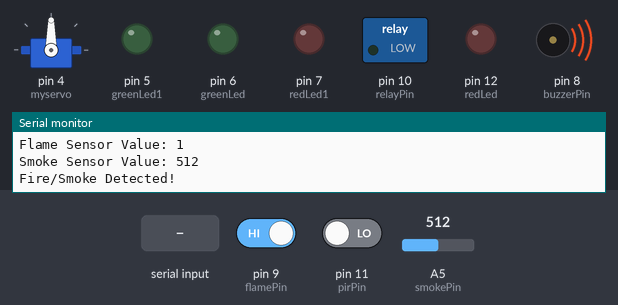
A sketch run on a simulated Arduino Uno, built with avr-gcc and run on an emulated ATmega328P. On the bench: servo, switched loads named in the sketch (green lamp = pin HIGH), output pins drawn as LEDs (lit = HIGH), buzzer (waves = sounding, pin HIGH), the last lines printed to the serial monitor. Inputs (shaded band) come from the test bench; at power-on: pin 11 (pirPin) LOW, A5 (smokePin) = 512, pin 9 (flamePin) HIGH.

Above: at 1.2 s.
1.3 s: pin 11 (pirPin) driven HIGH
At 3.2 s:
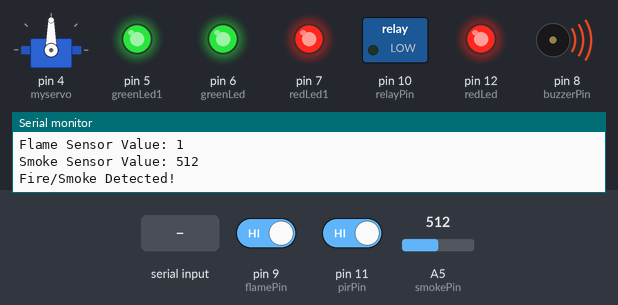
3.5 s: "1\n" received over Serial
At 4.8 s:
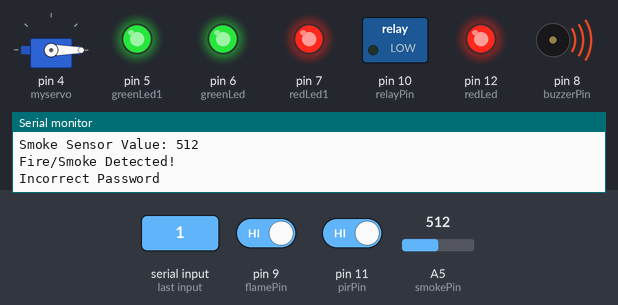
5.7 s: A5 (smokePin) set to 491
At 8.2 s:
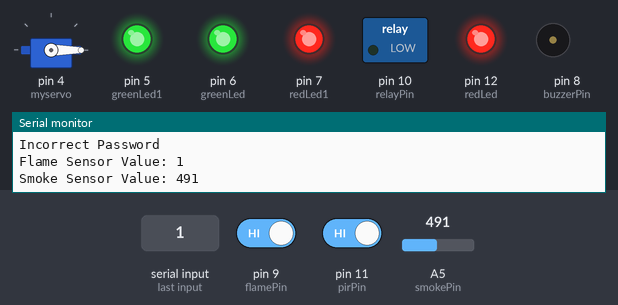
8.7 s: pin 11 (pirPin) driven LOW
At 9.9 s:
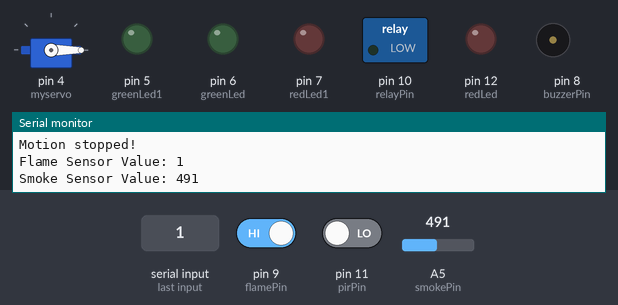
10.8 s: pin 9 (flamePin) driven LOW
At 13.1 s:
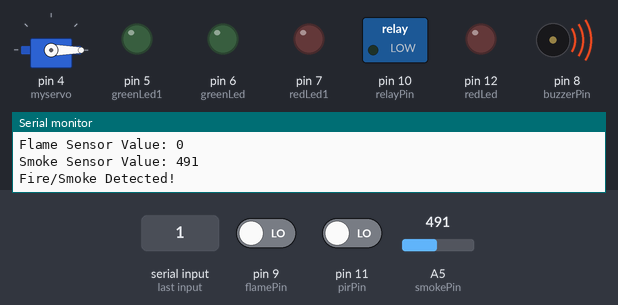
13.4 s: pin 9 (flamePin) driven HIGH
At 15.0 s:
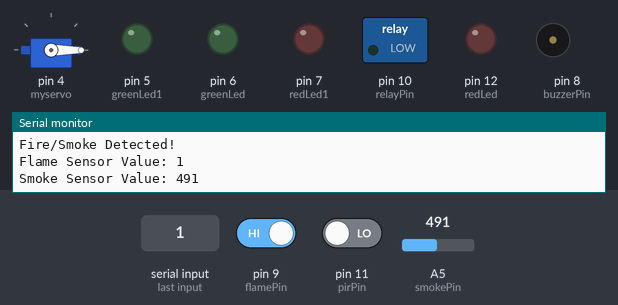
Timing chart, 0 to 16.5 s (numbered marks = the images above; inputs shaded):
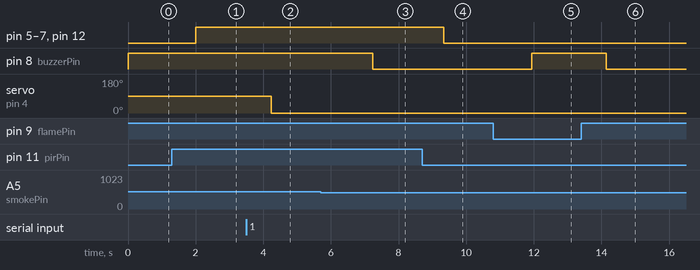

Measured:
- the behaviour switches between 501 and 500 on A5 (smokePin) (found by bisection; images 2 and 3)
- after the input at 1.3 s, pin 5 (greenLed1), pin 6 (greenLed), pin 7 (redLed1), pin 12 (redLed): LOW → HIGH after 0.71 s
- after the input at 3.5 s, servo on pin 4 (myservo): 90° → 0° after 0.73 s
- after the input at 5.7 s, pin 8 (buzzerPin): HIGH → LOW after 1.5 s
- after the input at 8.7 s, pin 5 (greenLed1), pin 6 (greenLed), pin 7 (redLed1), pin 12 (redLed): HIGH → LOW after 0.63 s
- after the input at 10.8 s, pin 8 (buzzerPin): LOW → HIGH after 1.1 s
- after the input at 13.4 s, pin 8 (buzzerPin): HIGH → LOW after 0.74 s

The sketch:

Finals.ino
```cpp
#include <Servo.h>

Servo myservo;  // create servo object to control a servo

const int smokePin = A5;
const int buzzerPin = 8;
const int flamePin = 9;
int isFlame = HIGH;
const int relayPin = 10;
const int pirPin = 11;
const int redLed = 12;
const int redLed1 = 7;
const int greenLed = 6;
const int greenLed1 = 5;
int sensorThres = 500;

int state = LOW;             // by default, no motion detected
int val = 0;
String password = "cal";
bool isPasswordCorrect = false;

void setup() {
  Serial.begin(9600);
  myservo.attach(4);
  pinMode(relayPin, OUTPUT);
  pinMode(buzzerPin, OUTPUT);
  pinMode(flamePin, INPUT);
  pinMode(smokePin, INPUT);
  pinMode(redLed, OUTPUT);
  pinMode(redLed1, OUTPUT);
  pinMode(greenLed, OUTPUT);
  pinMode(greenLed1, OUTPUT);
  digitalWrite(relayPin, LOW); // Ensure the relay is initially off
}

void loop() {
  if (Serial.available() > 0) {
    String receivedPassword = Serial.readStringUntil('\n');
    receivedPassword.trim(); // Remove leading and trailing whitespaces

    if (receivedPassword.equals(password)) {
      isPasswordCorrect = true;
      digitalWrite(relayPin, HIGH); // Activate the relay
      Serial.println("Correct Password");

      // Move the servo motor to 180 degrees
      myservo.write(180);
      delay(3000); // Add a delay for the servo to reach the desired position
      myservo.write(0);
      delay(5000); // Add a delay for the servo to reach the desired position


    } else {
      isPasswordCorrect = false;
      digitalWrite(relayPin, LOW); // Deactivate the relay
      Serial.println("Incorrect Password");

      // Move the servo motor to 0 degrees
      myservo.write(0);
      delay(3000); // Add a delay for the servo to reach the desired position
    }
  }

  isFlame = digitalRead(flamePin);
  int smokeValue = analogRead(smokePin);
  Serial.print("Flame Sensor Value: ");
  Serial.println(isFlame);
  Serial.print("Smoke Sensor Value: ");
  Serial.println(smokeValue);

  // Check if either sensor detects a potential threat
  if (isFlame == LOW || smokeValue > sensorThres) {
    digitalWrite(buzzerPin, HIGH);
    Serial.println("Fire/Smoke Detected!");
    delay(1000);
  } else {
    digitalWrite(buzzerPin, LOW);
  }

  delay(1000);  // Delay for smoother operation

  val = digitalRead(pirPin); // Read the value from the PIR sensor

  if (val == HIGH) {           // check if the sensor is HIGH
    digitalWrite(redLed, HIGH);
    digitalWrite(redLed1, HIGH);
    digitalWrite(greenLed, HIGH);
    digitalWrite(greenLed1, HIGH);   // turn LED ON
    delay(100);                // delay 100 milliseconds

    if (state == LOW) {
      Serial.println("Motion detected!");
      state = HIGH;       // update variable state to HIGH
    }
  } else {
    digitalWrite(redLed, LOW);
    digitalWrite(redLed1, LOW);
    digitalWrite(greenLed, LOW);
    digitalWrite(greenLed1, LOW); // turn LED OFF
    delay(200);             // delay 200 milliseconds

    if (state == HIGH) {
      Serial.println("Motion stopped!");
      state = LOW;       // update variable state to LOW
    }
  }
}
```
